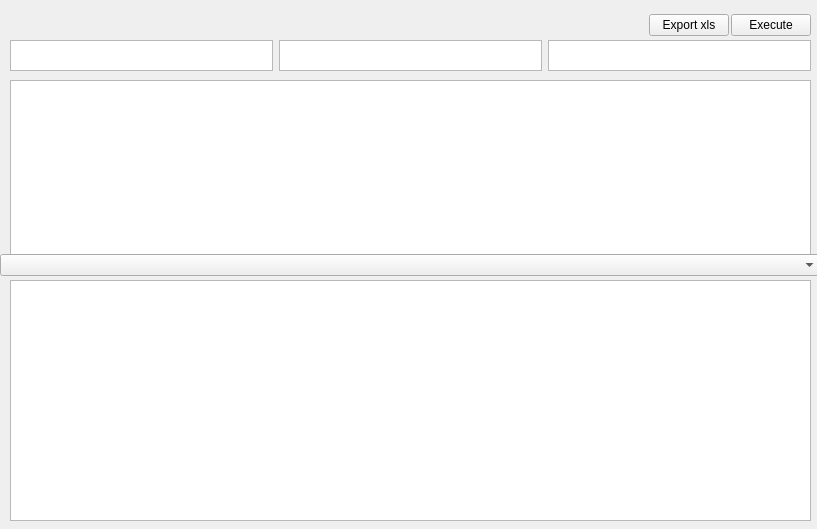
<?xml version="1.0" encoding="UTF-8"?>
<ui version="4.0">
 <class>Form</class>
 <widget class="QWidget" name="Form">
  <property name="geometry">
   <rect>
    <x>0</x>
    <y>0</y>
    <width>817</width>
    <height>529</height>
   </rect>
  </property>
  <property name="sizePolicy">
   <sizepolicy hsizetype="Expanding" vsizetype="Expanding">
    <horstretch>0</horstretch>
    <verstretch>0</verstretch>
   </sizepolicy>
  </property>
  <property name="windowTitle">
   <string>Form</string>
  </property>
  <widget class="QWidget" name="verticalWidget" native="true">
   <property name="geometry">
    <rect>
     <x>10</x>
     <y>10</y>
     <width>801</width>
     <height>31</height>
    </rect>
   </property>
   <property name="sizePolicy">
    <sizepolicy hsizetype="Expanding" vsizetype="Preferred">
     <horstretch>0</horstretch>
     <verstretch>0</verstretch>
    </sizepolicy>
   </property>
   <layout class="QHBoxLayout" name="horizontalLayout">
    <property name="spacing">
     <number>2</number>
    </property>
    <property name="leftMargin">
     <number>0</number>
    </property>
    <property name="topMargin">
     <number>0</number>
    </property>
    <property name="rightMargin">
     <number>0</number>
    </property>
    <property name="bottomMargin">
     <number>0</number>
    </property>
    <item>
     <spacer name="horizontalSpacer">
      <property name="orientation">
       <enum>Qt::Orientation::Horizontal</enum>
      </property>
      <property name="sizeHint" stdset="0">
       <size>
        <width>40</width>
        <height>20</height>
       </size>
      </property>
     </spacer>
    </item>
    <item>
     <widget class="QPushButton" name="btnExport">
      <property name="text">
       <string>Export xls</string>
      </property>
     </widget>
    </item>
    <item>
     <widget class="QPushButton" name="btnExecute">
      <property name="text">
       <string>Execute</string>
      </property>
     </widget>
    </item>
   </layout>
  </widget>
  <widget class="QWidget" name="horizontalWidget" native="true">
   <property name="geometry">
    <rect>
     <x>10</x>
     <y>40</y>
     <width>801</width>
     <height>31</height>
    </rect>
   </property>
   <layout class="QHBoxLayout" name="horizontalLayout_2">
    <item>
     <widget class="QListView" name="listView_Schema"/>
    </item>
    <item>
     <widget class="QListView" name="listView_Table"/>
    </item>
    <item>
     <widget class="QListView" name="listView_Sample"/>
    </item>
   </layout>
  </widget>
  <widget class="QWidget" name="horizontalWidget" native="true">
   <property name="geometry">
    <rect>
     <x>10</x>
     <y>80</y>
     <width>801</width>
     <height>191</height>
    </rect>
   </property>
   <property name="sizePolicy">
    <sizepolicy hsizetype="Expanding" vsizetype="Preferred">
     <horstretch>0</horstretch>
     <verstretch>0</verstretch>
    </sizepolicy>
   </property>
   <layout class="QHBoxLayout" name="horizontalLayout_3">
    <item>
     <widget class="QPlainTextEdit" name="plainTextEdit"/>
    </item>
   </layout>
  </widget>
  <widget class="QWidget" name="horizontalWidget" native="true">
   <property name="geometry">
    <rect>
     <x>10</x>
     <y>280</y>
     <width>801</width>
     <height>241</height>
    </rect>
   </property>
   <property name="sizePolicy">
    <sizepolicy hsizetype="Expanding" vsizetype="Expanding">
     <horstretch>0</horstretch>
     <verstretch>0</verstretch>
    </sizepolicy>
   </property>
   <layout class="QHBoxLayout" name="horizontalLayout_4">
    <item>
     <widget class="QTableWidget" name="tableWidget"/>
    </item>
   </layout>
  </widget>
  <widget class="QWidget" name="verticalWidget_master" native="true">
   <property name="geometry">
    <rect>
     <x>0</x>
     <y>0</y>
     <width>821</width>
     <height>531</height>
    </rect>
   </property>
   <property name="sizePolicy">
    <sizepolicy hsizetype="Expanding" vsizetype="Expanding">
     <horstretch>0</horstretch>
     <verstretch>0</verstretch>
    </sizepolicy>
   </property>
   <layout class="QVBoxLayout" name="verticalLayout_master">
    <item>
     <widget class="QComboBox" name="comboBox"/>
    </item>
   </layout>
  </widget>
 </widget>
 <resources/>
 <connections/>
</ui>
